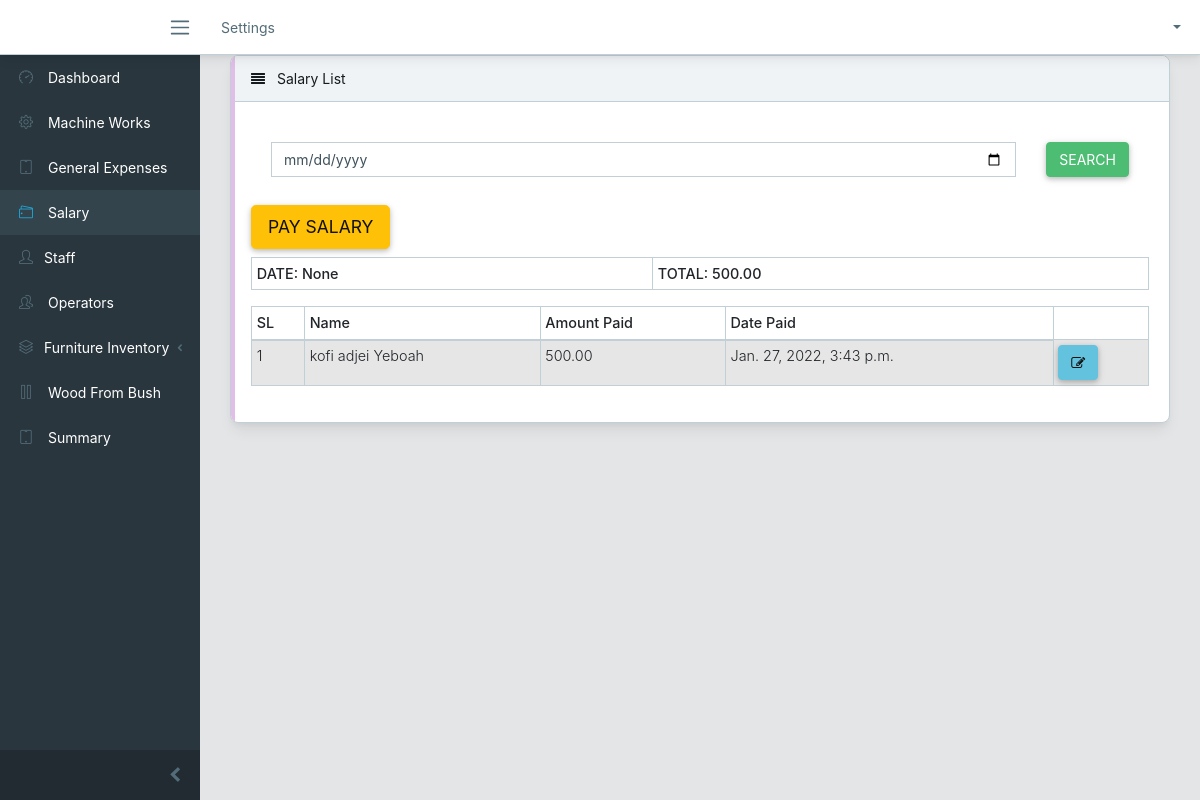
Before: /salary/list/ (signed in) with the older database file.
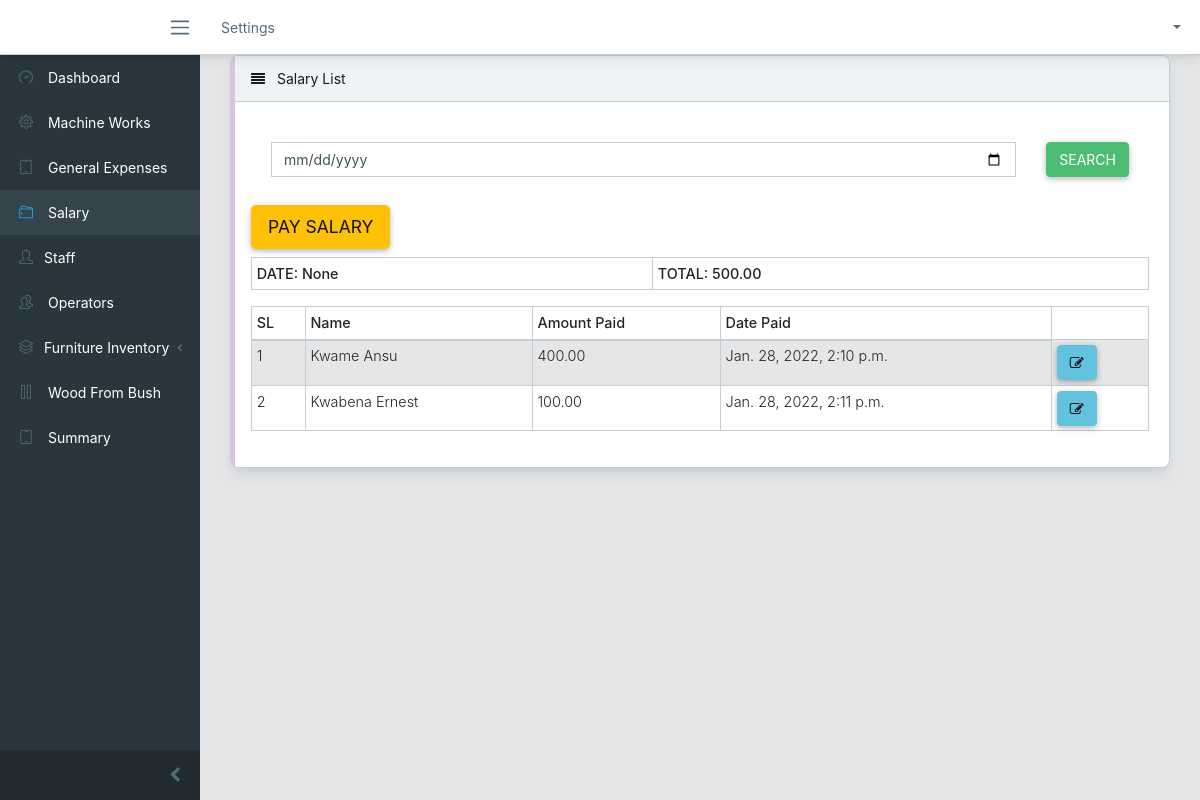
After: the same page with the newer database file.
### services/models.py (models this page shows)
class Salary(models.Model):
    staff = models.ForeignKey(Staff, on_delete=CASCADE)
    amount_paid = models.DecimalField(decimal_places=2, max_digits= 9)
    date_paid = models.DateTimeField(auto_now_add= True)

### accounts/models.py (models this page shows)
class Staff(models.Model):
    user = models.OneToOneField(User, on_delete= models.CASCADE, related_name="staff")
    hometown = models.CharField(max_length=50)
    phone_number= models.CharField(max_length=10)
    emergency_contact_person = models.CharField(max_length=50)
    emergency_contact_number = models.CharField(max_length=10)
    picture = models.ImageField(upload_to = "profile/")
    dateCreated = models.DateTimeField(auto_now_add= True)
    class Meta:
        ordering = ("-user",)
    def __str__(self) -> str:
        return self.user.first_name + " "+ self.user.last_name

### services/views.py (the view)
# urls.py: path('salary/list/', views.salary_list, name = "salary_list"),
@login_required
def salary_list(request):
    salarys = Salary.objects.all()
    work_date = request.GET.get('work_date')
    if work_date is not '' and work_date is not None:
        salarys = salarys.filter(date_recorded__icontains = date_paid)
        salary_total = salarys.aggregate(Total = Sum('amount_paid',))
    else:
        salary_total = salarys.aggregate(Total = Sum('amount_paid',))
    paginator = Paginator(salarys, 20)
    page = request.GET.get('page')
    paged_salarys = paginator.get_page(page)
    context = {
        "salarys": paged_salarys,
        "work_date": work_date,
        "salary_total": salary_total,
    }
    return render(request, "lists/salary_list.html", context)

### templates/lists/salary_list.html (shortened to what this page needs)
{% extends "base.html" %}
{% block content %}
<div class="row">
    <div class="col-lg-12">
        <div class="card">
            <div class="card-header">
                <i class="fa fa-align-justify"></i> Salary List</div>
            <div class="card-body">
                <table class="table table-responsive-sm table-bordered table-striped table-sm">
                    <tr>
                                <form class="card card-sm">
                                    <div class="card-body row no-gytters align-items-center">
                                        <div class="col">
                                            <input type="date" name='date_recorded' class="form-control form-control-borderless" placeholder="Search for products">
                                        </div>
                                        <div class="col-auto">
                                            <button class='btn btn-success' type='submit'>Search</button>
                                        </div>
                                    </div>
                                </form>
                    </tr>
                    <div class="row">
                        <div class="col-10 pt-2 mb-2 text-center d-flex flex-row justify-content-between">
                            <a href="{% url 'services:salary' %}" id="purchase-link" class="btn btn-lg btn-warning">Pay Salary</a>
                        </div>
                    </div>
                    <tr>
                       <th>DATE: {{ work_date}}</th>
                       <th>TOTAL: {{ salary_total.Total|floatformat:2 }} </th>
                    </tr>
                </table>
                <table class="table table-responsive-sm table-bordered table-striped table-sm">
                    <thead>
                        <tr>
                            <th>SL</th>
                            <th>Name</th>
                            <th>Amount Paid</th>
                            <th>Date Paid</th>
                        </tr>
                    </thead>
                    <tbody>
                        {% for salary in salarys %}
                            <tr>
                                <td>{{ forloop.counter }}</td>
                                <td>{{ salary.staff }}</td>
                                <td>{{ salary.amount_paid }}</td>
                                <td>{{ salary.date_paid }}</td>
                                <td>
                                    <a href="">
                                        <button type="button" class="btn btn-info"><i class="fa fa-edit"></i></button>
                                    </a>
                                </td>
                            </tr>
                        {% endfor %}
                    </tbody>
                </table>
            </div>
        </div>
    </div>
</div>
<div class="row">
    <div class="col-md-12">
    </div>
</div>
{% endblock %}

Changed rows visible on the page:
removed Salary: staff "kofi adjei Yeboah", amount_paid "500.00", date_paid "Jan. 27, 2022, 3:43 p.m."
added Salary: staff "Kwame Ansu", amount_paid "400.00", date_paid "Jan. 28, 2022, 2:10 p.m."
added Salary: staff "Kwabena Ernest", amount_paid "100.00", date_paid "Jan. 28, 2022, 2:11 p.m."
